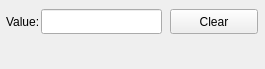
<?xml version="1.0" encoding="UTF-8"?>
<ui version="4.0">
 <class>MainWindow</class>
 <widget class="QMainWindow" name="MainWindow">
  <property name="geometry">
   <rect>
    <x>0</x>
    <y>0</y>
    <width>265</width>
    <height>69</height>
   </rect>
  </property>
  <property name="windowTitle">
   <string>lesson2_1</string>
  </property>
  <widget class="QWidget" name="centralwidget">
   <widget class="QLineEdit" name="value_lineEdit">
    <property name="geometry">
     <rect>
      <x>41</x>
      <y>9</y>
      <width>121</width>
      <height>25</height>
     </rect>
    </property>
   </widget>
   <widget class="QLabel" name="value_label">
    <property name="geometry">
     <rect>
      <x>6</x>
      <y>13</y>
      <width>35</width>
      <height>17</height>
     </rect>
    </property>
    <property name="text">
     <string>Value:</string>
    </property>
   </widget>
   <widget class="QPushButton" name="clear_pushButton">
    <property name="geometry">
     <rect>
      <x>170</x>
      <y>9</y>
      <width>88</width>
      <height>25</height>
     </rect>
    </property>
    <property name="text">
     <string>Clear</string>
    </property>
   </widget>
  </widget>
  <widget class="QMenuBar" name="menubar">
   <property name="geometry">
    <rect>
     <x>0</x>
     <y>0</y>
     <width>265</width>
     <height>22</height>
    </rect>
   </property>
  </widget>
 </widget>
 <resources/>
 <connections/>
</ui>
